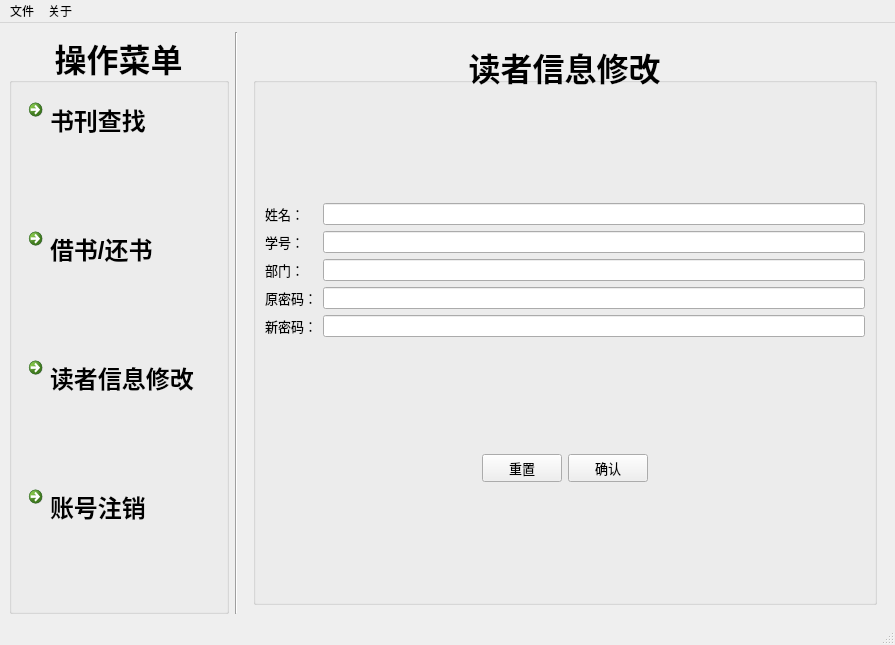
<?xml version="1.0" encoding="UTF-8"?>
<ui version="4.0">
 <class>MainWindow</class>
 <widget class="QMainWindow" name="MainWindow">
  <property name="geometry">
   <rect>
    <x>0</x>
    <y>0</y>
    <width>895</width>
    <height>645</height>
   </rect>
  </property>
  <property name="font">
   <font>
    <family>Microsoft YaHei UI</family>
   </font>
  </property>
  <property name="windowTitle">
   <string>MainWindow</string>
  </property>
  <widget class="QWidget" name="centralwidget">
   <layout class="QHBoxLayout" name="horizontalLayout">
    <item>
     <widget class="QGroupBox" name="groupBox">
      <property name="font">
       <font>
        <family>Microsoft YaHei</family>
        <pointsize>24</pointsize>
        <weight>75</weight>
        <bold>true</bold>
       </font>
      </property>
      <property name="title">
       <string>操作菜单</string>
      </property>
      <property name="alignment">
       <set>Qt::AlignCenter</set>
      </property>
      <layout class="QVBoxLayout" name="verticalLayout_2">
       <item>
        <widget class="QCommandLinkButton" name="commandLinkButton">
         <property name="font">
          <font>
           <family>Segoe UI</family>
           <pointsize>18</pointsize>
           <weight>75</weight>
           <bold>true</bold>
          </font>
         </property>
         <property name="layoutDirection">
          <enum>Qt::LeftToRight</enum>
         </property>
         <property name="text">
          <string>书刊查找</string>
         </property>
         <property name="iconSize">
          <size>
           <width>40</width>
           <height>40</height>
          </size>
         </property>
         <property name="checkable">
          <bool>true</bool>
         </property>
         <property name="checked">
          <bool>false</bool>
         </property>
        </widget>
       </item>
       <item>
        <widget class="QCommandLinkButton" name="commandLinkButton_5">
         <property name="font">
          <font>
           <family>Segoe UI</family>
           <pointsize>18</pointsize>
           <weight>75</weight>
           <bold>true</bold>
          </font>
         </property>
         <property name="text">
          <string>借书/还书</string>
         </property>
         <property name="iconSize">
          <size>
           <width>40</width>
           <height>40</height>
          </size>
         </property>
         <property name="checkable">
          <bool>true</bool>
         </property>
         <property name="checked">
          <bool>false</bool>
         </property>
        </widget>
       </item>
       <item>
        <widget class="QCommandLinkButton" name="commandLinkButton_6">
         <property name="font">
          <font>
           <family>Segoe UI</family>
           <pointsize>18</pointsize>
           <weight>75</weight>
           <bold>true</bold>
          </font>
         </property>
         <property name="acceptDrops">
          <bool>false</bool>
         </property>
         <property name="text">
          <string>读者信息修改</string>
         </property>
         <property name="iconSize">
          <size>
           <width>40</width>
           <height>40</height>
          </size>
         </property>
         <property name="checkable">
          <bool>true</bool>
         </property>
         <property name="checked">
          <bool>false</bool>
         </property>
        </widget>
       </item>
       <item>
        <widget class="QCommandLinkButton" name="commandLinkButton_7">
         <property name="font">
          <font>
           <family>Segoe UI</family>
           <pointsize>18</pointsize>
           <weight>75</weight>
           <bold>true</bold>
          </font>
         </property>
         <property name="text">
          <string>账号注销</string>
         </property>
         <property name="iconSize">
          <size>
           <width>40</width>
           <height>40</height>
          </size>
         </property>
         <property name="checkable">
          <bool>true</bool>
         </property>
        </widget>
       </item>
      </layout>
     </widget>
    </item>
    <item>
     <widget class="Line" name="line">
      <property name="orientation">
       <enum>Qt::Vertical</enum>
      </property>
     </widget>
    </item>
    <item>
     <widget class="QStackedWidget" name="stackedWidget">
      <property name="currentIndex">
       <number>0</number>
      </property>
      <widget class="QWidget" name="page">
       <layout class="QVBoxLayout" name="verticalLayout">
        <item>
         <widget class="QGroupBox" name="groupBox_2">
          <property name="font">
           <font>
            <family>Microsoft YaHei UI</family>
            <pointsize>24</pointsize>
            <weight>75</weight>
            <bold>true</bold>
           </font>
          </property>
          <property name="title">
           <string>读者信息修改</string>
          </property>
          <property name="alignment">
           <set>Qt::AlignCenter</set>
          </property>
          <layout class="QVBoxLayout" name="verticalLayout_11" stretch="5,2">
           <item>
            <layout class="QHBoxLayout" name="horizontalLayout_7">
             <item>
              <layout class="QVBoxLayout" name="verticalLayout_9">
               <item>
                <widget class="QLabel" name="label">
                 <property name="font">
                  <font>
                   <family>Microsoft YaHei UI</family>
                   <pointsize>10</pointsize>
                   <weight>50</weight>
                   <bold>false</bold>
                  </font>
                 </property>
                 <property name="text">
                  <string>姓名：</string>
                 </property>
                </widget>
               </item>
               <item>
                <widget class="QLabel" name="label_2">
                 <property name="font">
                  <font>
                   <family>Microsoft YaHei UI</family>
                   <pointsize>10</pointsize>
                   <weight>50</weight>
                   <bold>false</bold>
                  </font>
                 </property>
                 <property name="text">
                  <string>学号：</string>
                 </property>
                </widget>
               </item>
               <item>
                <widget class="QLabel" name="label_3">
                 <property name="font">
                  <font>
                   <family>Microsoft YaHei UI</family>
                   <pointsize>10</pointsize>
                   <weight>50</weight>
                   <bold>false</bold>
                  </font>
                 </property>
                 <property name="text">
                  <string>部门：</string>
                 </property>
                </widget>
               </item>
               <item>
                <widget class="QLabel" name="label_4">
                 <property name="font">
                  <font>
                   <family>Microsoft YaHei UI</family>
                   <pointsize>10</pointsize>
                   <weight>50</weight>
                   <bold>false</bold>
                  </font>
                 </property>
                 <property name="text">
                  <string>原密码：</string>
                 </property>
                </widget>
               </item>
               <item>
                <widget class="QLabel" name="label_5">
                 <property name="font">
                  <font>
                   <family>Microsoft YaHei UI</family>
                   <pointsize>10</pointsize>
                   <weight>50</weight>
                   <bold>false</bold>
                  </font>
                 </property>
                 <property name="text">
                  <string>新密码：</string>
                 </property>
                </widget>
               </item>
              </layout>
             </item>
             <item>
              <layout class="QVBoxLayout" name="verticalLayout_10">
               <item>
                <widget class="QLineEdit" name="lineEdit">
                 <property name="font">
                  <font>
                   <family>Microsoft YaHei UI</family>
                   <pointsize>9</pointsize>
                   <weight>50</weight>
                   <bold>false</bold>
                  </font>
                 </property>
                </widget>
               </item>
               <item>
                <widget class="QLineEdit" name="lineEdit_2">
                 <property name="font">
                  <font>
                   <family>Microsoft YaHei UI</family>
                   <pointsize>9</pointsize>
                   <weight>50</weight>
                   <bold>false</bold>
                  </font>
                 </property>
                </widget>
               </item>
               <item>
                <widget class="QLineEdit" name="lineEdit_3">
                 <property name="font">
                  <font>
                   <family>Microsoft YaHei UI</family>
                   <pointsize>9</pointsize>
                   <weight>50</weight>
                   <bold>false</bold>
                  </font>
                 </property>
                </widget>
               </item>
               <item>
                <widget class="QLineEdit" name="lineEdit_4">
                 <property name="font">
                  <font>
                   <family>Microsoft YaHei UI</family>
                   <pointsize>9</pointsize>
                   <weight>50</weight>
                   <bold>false</bold>
                  </font>
                 </property>
                </widget>
               </item>
               <item>
                <widget class="QLineEdit" name="lineEdit_5">
                 <property name="font">
                  <font>
                   <family>Microsoft YaHei UI</family>
                   <pointsize>9</pointsize>
                   <weight>50</weight>
                   <bold>false</bold>
                  </font>
                 </property>
                </widget>
               </item>
              </layout>
             </item>
            </layout>
           </item>
           <item>
            <layout class="QHBoxLayout" name="horizontalLayout_8">
             <item>
              <spacer name="horizontalSpacer_2">
               <property name="orientation">
                <enum>Qt::Horizontal</enum>
               </property>
               <property name="sizeHint" stdset="0">
                <size>
                 <width>40</width>
                 <height>20</height>
                </size>
               </property>
              </spacer>
             </item>
             <item>
              <widget class="QPushButton" name="pushButton">
               <property name="font">
                <font>
                 <family>Microsoft YaHei UI</family>
                 <pointsize>10</pointsize>
                 <weight>50</weight>
                 <bold>false</bold>
                </font>
               </property>
               <property name="text">
                <string>重置</string>
               </property>
              </widget>
             </item>
             <item>
              <widget class="QPushButton" name="pushButton_2">
               <property name="font">
                <font>
                 <family>Microsoft YaHei UI</family>
                 <pointsize>10</pointsize>
                 <weight>50</weight>
                 <bold>false</bold>
                </font>
               </property>
               <property name="text">
                <string>确认</string>
               </property>
              </widget>
             </item>
             <item>
              <spacer name="horizontalSpacer_3">
               <property name="orientation">
                <enum>Qt::Horizontal</enum>
               </property>
               <property name="sizeHint" stdset="0">
                <size>
                 <width>40</width>
                 <height>20</height>
                </size>
               </property>
              </spacer>
             </item>
            </layout>
           </item>
          </layout>
         </widget>
        </item>
       </layout>
      </widget>
      <widget class="QWidget" name="page_2">
       <layout class="QVBoxLayout" name="verticalLayout_3">
        <item>
         <widget class="QGroupBox" name="groupBox_3">
          <property name="font">
           <font>
            <family>Microsoft YaHei</family>
            <pointsize>30</pointsize>
            <weight>75</weight>
            <bold>true</bold>
           </font>
          </property>
          <property name="title">
           <string>书刊查找</string>
          </property>
          <property name="alignment">
           <set>Qt::AlignCenter</set>
          </property>
          <layout class="QVBoxLayout" name="verticalLayout_7">
           <item>
            <layout class="QHBoxLayout" name="horizontalLayout_3">
             <item>
              <layout class="QVBoxLayout" name="verticalLayout_5">
               <item>
                <widget class="QLabel" name="label_6">
                 <property name="font">
                  <font>
                   <family>Microsoft YaHei</family>
                   <pointsize>10</pointsize>
                   <weight>50</weight>
                   <bold>false</bold>
                  </font>
                 </property>
                 <property name="text">
                  <string>书   名：</string>
                 </property>
                </widget>
               </item>
               <item>
                <widget class="QLabel" name="label_7">
                 <property name="font">
                  <font>
                   <family>Microsoft YaHei</family>
                   <pointsize>10</pointsize>
                   <weight>50</weight>
                   <bold>false</bold>
                  </font>
                 </property>
                 <property name="text">
                  <string>索引号：</string>
                 </property>
                </widget>
               </item>
               <item>
                <widget class="QLabel" name="label_9">
                 <property name="font">
                  <font>
                   <family>Microsoft YaHei</family>
                   <pointsize>10</pointsize>
                   <weight>50</weight>
                   <bold>false</bold>
                  </font>
                 </property>
                 <property name="text">
                  <string>作   者：</string>
                 </property>
                </widget>
               </item>
               <item>
                <widget class="QLabel" name="label_8">
                 <property name="font">
                  <font>
                   <family>Microsoft YaHei</family>
                   <pointsize>10</pointsize>
                   <weight>50</weight>
                   <bold>false</bold>
                  </font>
                 </property>
                 <property name="text">
                  <string>出版时间：</string>
                 </property>
                </widget>
               </item>
              </layout>
             </item>
             <item>
              <layout class="QVBoxLayout" name="verticalLayout_6">
               <item>
                <widget class="QLineEdit" name="lineEdit_6">
                 <property name="font">
                  <font>
                   <family>Microsoft YaHei</family>
                   <pointsize>9</pointsize>
                   <weight>50</weight>
                   <bold>false</bold>
                  </font>
                 </property>
                </widget>
               </item>
               <item>
                <widget class="QLineEdit" name="lineEdit_9">
                 <property name="font">
                  <font>
                   <family>Microsoft YaHei</family>
                   <pointsize>9</pointsize>
                   <weight>50</weight>
                   <bold>false</bold>
                  </font>
                 </property>
                </widget>
               </item>
               <item>
                <widget class="QLineEdit" name="lineEdit_12">
                 <property name="font">
                  <font>
                   <family>Microsoft YaHei</family>
                   <pointsize>9</pointsize>
                   <weight>50</weight>
                   <bold>false</bold>
                  </font>
                 </property>
                </widget>
               </item>
               <item>
                <layout class="QHBoxLayout" name="horizontalLayout_2">
                 <item>
                  <widget class="QLineEdit" name="lineEdit_10">
                   <property name="sizePolicy">
                    <sizepolicy hsizetype="Expanding" vsizetype="Fixed">
                     <horstretch>0</horstretch>
                     <verstretch>0</verstretch>
                    </sizepolicy>
                   </property>
                   <property name="font">
                    <font>
                     <family>Microsoft YaHei</family>
                     <pointsize>9</pointsize>
                     <weight>50</weight>
                     <bold>false</bold>
                    </font>
                   </property>
                  </widget>
                 </item>
                 <item>
                  <widget class="QLabel" name="label_10">
                   <property name="font">
                    <font>
                     <family>Microsoft YaHei</family>
                     <pointsize>10</pointsize>
                     <weight>50</weight>
                     <bold>false</bold>
                    </font>
                   </property>
                   <property name="text">
                    <string>to</string>
                   </property>
                  </widget>
                 </item>
                 <item>
                  <widget class="QLineEdit" name="lineEdit_11">
                   <property name="font">
                    <font>
                     <family>Microsoft YaHei</family>
                     <pointsize>9</pointsize>
                     <weight>50</weight>
                     <bold>false</bold>
                    </font>
                   </property>
                  </widget>
                 </item>
                </layout>
               </item>
              </layout>
             </item>
            </layout>
           </item>
           <item>
            <layout class="QHBoxLayout" name="horizontalLayout_6" stretch="8,3">
             <item>
              <spacer name="horizontalSpacer">
               <property name="orientation">
                <enum>Qt::Horizontal</enum>
               </property>
               <property name="sizeHint" stdset="0">
                <size>
                 <width>40</width>
                 <height>20</height>
                </size>
               </property>
              </spacer>
             </item>
             <item>
              <widget class="QPushButton" name="pushButton_3">
               <property name="font">
                <font>
                 <family>Microsoft YaHei</family>
                 <pointsize>10</pointsize>
                 <weight>50</weight>
                 <bold>false</bold>
                </font>
               </property>
               <property name="text">
                <string>查找</string>
               </property>
              </widget>
             </item>
            </layout>
           </item>
           <item>
            <widget class="QTableWidget" name="tableWidget">
             <property name="font">
              <font>
               <family>Microsoft YaHei</family>
               <pointsize>9</pointsize>
               <weight>50</weight>
               <bold>false</bold>
              </font>
             </property>
             <column>
              <property name="text">
               <string>书名</string>
              </property>
             </column>
             <column>
              <property name="text">
               <string>作者</string>
              </property>
             </column>
             <column>
              <property name="text">
               <string>出版时间</string>
              </property>
             </column>
             <column>
              <property name="text">
               <string>索引号</string>
              </property>
             </column>
            </widget>
           </item>
          </layout>
         </widget>
        </item>
       </layout>
      </widget>
      <widget class="QWidget" name="page_3">
       <layout class="QVBoxLayout" name="verticalLayout_4">
        <item>
         <widget class="QWidget" name="widget" native="true">
          <layout class="QVBoxLayout" name="verticalLayout_8">
           <item>
            <layout class="QHBoxLayout" name="horizontalLayout_4">
             <item>
              <widget class="QLabel" name="label_11">
               <property name="font">
                <font>
                 <family>Microsoft YaHei UI</family>
                 <pointsize>10</pointsize>
                 <weight>50</weight>
                 <bold>false</bold>
                </font>
               </property>
               <property name="text">
                <string>请输入借书索引：</string>
               </property>
              </widget>
             </item>
             <item>
              <widget class="QLineEdit" name="lineEdit_7">
               <property name="font">
                <font>
                 <family>Microsoft YaHei UI</family>
                 <pointsize>9</pointsize>
                 <weight>50</weight>
                 <bold>false</bold>
                </font>
               </property>
              </widget>
             </item>
             <item>
              <widget class="QPushButton" name="pushButton_4">
               <property name="font">
                <font>
                 <family>Microsoft YaHei</family>
                 <pointsize>10</pointsize>
                 <weight>50</weight>
                 <bold>false</bold>
                </font>
               </property>
               <property name="text">
                <string>借书</string>
               </property>
              </widget>
             </item>
            </layout>
           </item>
           <item>
            <layout class="QHBoxLayout" name="horizontalLayout_5">
             <item>
              <widget class="QLabel" name="label_13">
               <property name="font">
                <font>
                 <family>Microsoft YaHei UI</family>
                 <pointsize>10</pointsize>
                 <weight>50</weight>
                 <bold>false</bold>
                </font>
               </property>
               <property name="text">
                <string>请输入还书索引：</string>
               </property>
              </widget>
             </item>
             <item>
              <widget class="QLineEdit" name="lineEdit_13">
               <property name="font">
                <font>
                 <family>Microsoft YaHei UI</family>
                 <pointsize>9</pointsize>
                 <weight>50</weight>
                 <bold>false</bold>
                </font>
               </property>
              </widget>
             </item>
             <item>
              <widget class="QPushButton" name="pushButton_5">
               <property name="font">
                <font>
                 <family>Microsoft YaHei</family>
                 <pointsize>10</pointsize>
                 <weight>50</weight>
                 <bold>false</bold>
                </font>
               </property>
               <property name="text">
                <string>还书</string>
               </property>
              </widget>
             </item>
            </layout>
           </item>
           <item>
            <widget class="QTableWidget" name="tableWidget_2">
             <property name="font">
              <font>
               <family>Microsoft YaHei</family>
               <pointsize>9</pointsize>
               <weight>50</weight>
               <bold>false</bold>
              </font>
             </property>
             <column>
              <property name="text">
               <string>书名</string>
              </property>
             </column>
             <column>
              <property name="text">
               <string>作者</string>
              </property>
             </column>
             <column>
              <property name="text">
               <string>出版时间</string>
              </property>
             </column>
             <column>
              <property name="text">
               <string>索引号</string>
              </property>
             </column>
            </widget>
           </item>
          </layout>
         </widget>
        </item>
       </layout>
      </widget>
     </widget>
    </item>
   </layout>
  </widget>
  <widget class="QMenuBar" name="menubar">
   <property name="geometry">
    <rect>
     <x>0</x>
     <y>0</y>
     <width>895</width>
     <height>26</height>
    </rect>
   </property>
   <widget class="QMenu" name="menu112312312">
    <property name="title">
     <string>文件</string>
    </property>
   </widget>
   <widget class="QMenu" name="menu">
    <property name="title">
     <string>关于</string>
    </property>
   </widget>
   <addaction name="menu112312312"/>
   <addaction name="menu"/>
  </widget>
  <widget class="QStatusBar" name="statusbar"/>
 </widget>
 <resources/>
 <connections/>
</ui>
